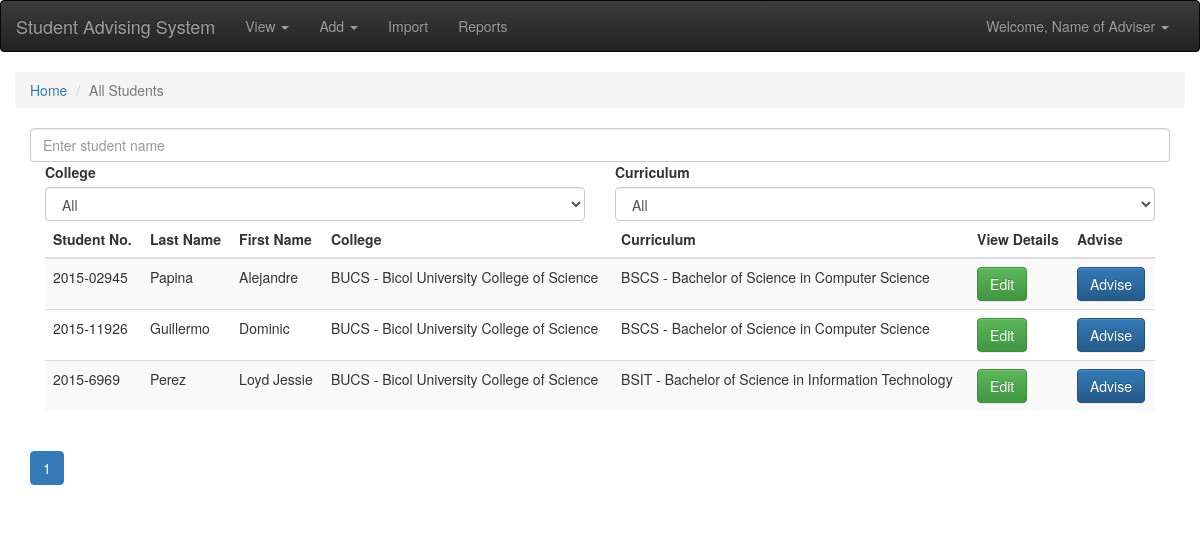
The page /view/students.php on the database its author committed.
### tables this page shows
CREATE TABLE `student` (
  `student_id` varchar(13) NOT NULL,
  `student_fname` varchar(256) NOT NULL,
  `student_lname` varchar(256) NOT NULL,
  `student_yrlvl` int(255) NOT NULL,
  `student_pict` varchar(255) NOT NULL,
  `college_id` int(255) NOT NULL,
  `curriculum_id` int(255) NOT NULL
);

CREATE TABLE `college` (
  `college_id` int(255) NOT NULL,
  `college_name` varchar(255) NOT NULL
);

CREATE TABLE `curriculum` (
  `curriculum_id` int(255) NOT NULL,
  `curriculum_name` varchar(255) NOT NULL,
  `college_id` int(11) NOT NULL
);

### view/students.php (the view, shortened to what this page needs)
<?php
	include '../backend/connection.php';
?>
<!DOCTYPE html>
<html>
	<head>
		<link rel="stylesheet" href="../css/bootstrap.min.css">
		<link rel="stylesheet" href="../css/bootstrap-theme.min.css">
	</head>
	<body>
		<?php include '../globalincludes/header.php';?>
		<div class="container-fluid">
			<ol class="breadcrumb">
			  <li><a href="../index.php">Home</a></li>
			  <li class="active">All Students</li>
			</ol>
			<div class="container-fluid">
				<input type="text" class="form-control" name="studentsearchbar" placeholder="Enter student name">
				<div class="col-md-6">
					<label for="filtercolleges">College</label>
					<select class="form-control" id="filtercolleges">
						<option value="0">All</option>
					</select>
				</div>
				<div class="col-md-6">
					<label for="filtercurriculum">Curriculum</label>
					<select class="form-control" id="filtercurriculum">
						<option value="0">All</option>
					</select>
				</div>
				<div class="col-md-12">
					<div class="table-responsive">
						<table class="table table-striped">
							<thead>
								<tr>
									<th>Student No. </th>
									<th>Last Name</th>
									<th>First Name</th>
									<th>College</th>
									<th>Curriculum</th>
									<th>View Details</th>
									<th>Advise</th>
								</tr>
							</thead>
							<tbody id="tbodyallstud">
								<?php
									$sql = "SELECT * FROM student,college,curriculum WHERE student.college_id=college.college_id AND student.curriculum_id = curriculum.curriculum_id";
									$result = $conn->query($sql);
									while($row = $result->fetch_assoc()){
										echo '
											<tr>
												<td>'.$row['student_id'].'</td>
												<td>'.$row['student_lname'].'</td>
												<td>'.$row['student_fname'].'</td>
												<td>'.$row['college_name'].'</td>
												<td>'.$row['curriculum_name'].'</td>
												<td><a href="../edit/student.php?studid='.$row['student_id'].'"><button class="btn btn-success">Edit</button></a></td>
												<td><a href="../advising/advise.php?studid='.$row['student_id'].'"><button class="btn btn-primary">Advise</button></a></td>
											</tr>
										';
									}
								?>
							</tbody>
						</table>
					</div>
				</div>
				<nav aria-label="...">
				  <ul class="pagination">
				    <li class="active"><a href="#">1 <span class="sr-only">(current)</span></a></li>
				  </ul>
				</nav>
			</div>
		</div>
	</body>
</html>

### rows shown on the page
student: student_id "2015-02945", student_lname "Papina", student_fname "Alejandre", college.college_name "BUCS - Bicol University College of Science", curriculum.curriculum_name "BSCS - Bachelor of Science in Computer Science"
student: student_id "2015-11926", student_lname "Guillermo", student_fname "Dominic", college.college_name "BUCS - Bicol University College of Science", curriculum.curriculum_name "BSCS - Bachelor of Science in Computer Science"
student: student_id "2015-6969", student_lname "Perez", student_fname "Loyd Jessie", college.college_name "BUCS - Bicol University College of Science", curriculum.curriculum_name "BSIT - Bachelor of Science in Information Technology"
